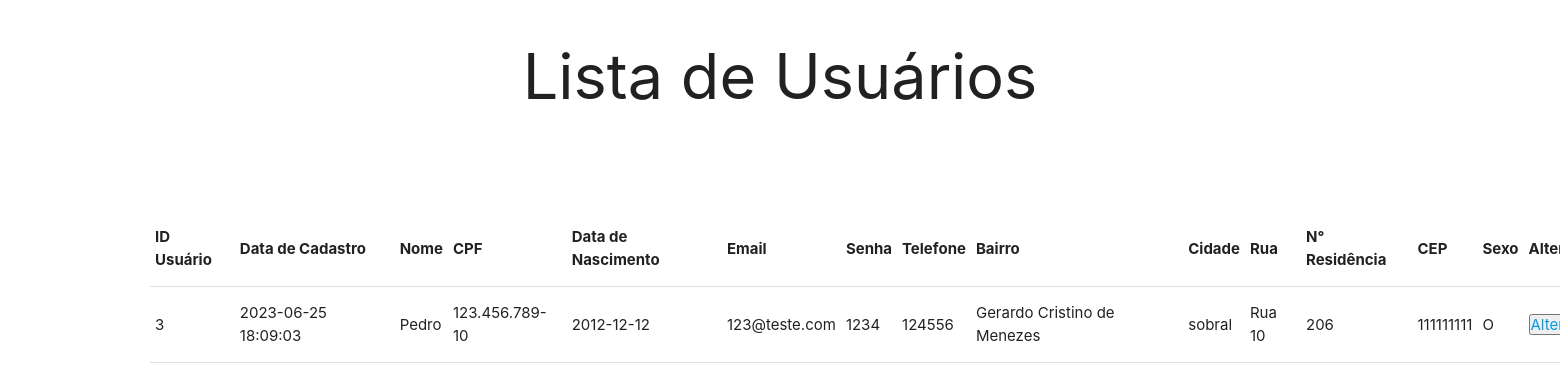
Screenshot of /listar_user.php (signed in) with the database file from the repository.
### tables this page shows
CREATE TABLE `tb_cliente` (
  `id_cliente` int(11) NOT NULL,
  `data_cadastro` timestamp NOT NULL DEFAULT CURRENT_TIMESTAMP,
  `nome` varchar(45) NOT NULL,
  `cpf` char(14) NOT NULL,
  `data_nascimento` date NOT NULL,
  `email` varchar(45) NOT NULL,
  `senha` varchar(45) NOT NULL,
  `telefone` varchar(45) NOT NULL,
  `bairro` varchar(45) NOT NULL,
  `cidade` varchar(45) NOT NULL,
  `rua` varchar(45) NOT NULL,
  `n_residencia` varchar(45) NOT NULL,
  `CEP` varchar(45) NOT NULL,
  `sexo` varchar(45) NOT NULL
);

### listar_user.php (the view, shortened to what this page needs)
<?php
    require_once 'conexao.php';
?>
<!DOCTYPE html>
  <html lang="pt-br">
    <head>
      <link type="text/css" rel="stylesheet" href="css/materialize.min.css"  media="screen,projection"/>
      <link rel="stylesheet" href="listar_user.css">
    </head>
    <body>
        <h1 id="agaum">Lista de Usuários</h1>
        <div id="tabela">
        <table border="1">
            <thead>
                <th>ID Usuário</th>
                <th>Data de Cadastro</th>
                <th>Nome</th>
                <th>CPF</th>
                <th>Data de Nascimento</th>
                <th>Email</th>
                <th>Senha</th>
                <th>Telefone</th>
                <th>Bairro</th>
                <th>Cidade</th>
                <th>Rua</th>
                <th>N° Residência</th>
                <th>CEP</th>
                <th>Sexo</th>
                <th>Alterar</th>
            </thead>
            </div>
                <?php $sql = "SELECT *FROM tb_cliente; ";
    $query = mysqli_query($conn , $sql);
        if($query){
            while($row = mysqli_fetch_array($query , MYSQLI_ASSOC)){?>
            <tbody>
                <tr>
                    <td><?php echo $row['id_cliente'];?></td>
                    <td><?php echo $row['data_cadastro'];?></td>
                    <td><?php echo $row['nome'];?></td>
                    <td><?php echo $row['cpf'];?></td>
                    <td><?php echo $row['data_nascimento'];?></td>
                    <td><?php echo $row['email'];?></td>
                    <td><?php echo $row['senha'];?></td>
                    <td><?php echo $row['telefone'];?></td>
                    <td><?php echo $row['bairro'];?></td>
                    <td><?php echo $row['cidade'];?></td>
                    <td><?php echo $row['rua'];?></td>
                    <td><?php echo $row['n_residencia'];?></td>
                    <td><?php echo $row['CEP'];?></td>
                    <td><?php echo $row['sexo'];?></td>
                    <td><button><a href="alterar_cliente.php?id=<?php echo $row['id_cliente']?>">Alterar</a></button></td>
                </tr>
                    <?php
                    }
                }?>
            </tbody>
    </body>
  </html>

### listar_user.css (style rules this page uses)
* { margin: 0px; padding: 0px; }
#agaum { text-align: center; margin-bottom: 100px; }
#tabela { margin-left: 150px; align-items: center; width: 1500px; }

### rows the page displays
tb_cliente: id_cliente "3", data_cadastro "2023-06-25 18:09:03", nome "Pedro", cpf "123.456.789-10", data_nascimento "2012-12-12", email "123@teste.com", senha "1234", telefone "124556", bairro "Gerardo Cristino de Menezes", cidade "sobral", rua "Rua 10", n_residencia "206", CEP "111111111", sexo "O"
